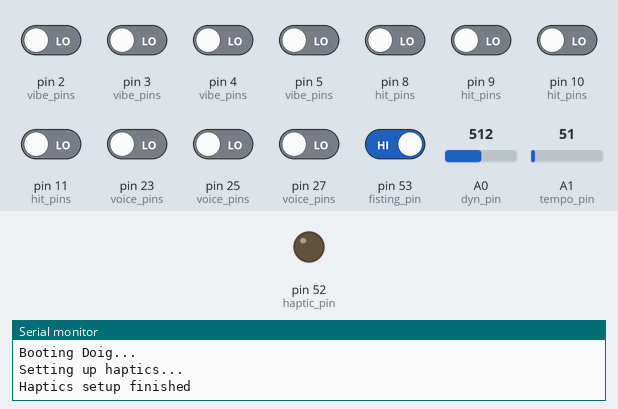
A sketch run on a simulated Arduino Mega 2560, built with avr-gcc and run on an emulated ATmega2560. On the bench: output pins drawn as LEDs (lit = HIGH), the last lines printed to the serial monitor. Dashed ring = blinking. The test bench sets the inputs (shaded band); at power-on: pin 53 (fisting_pin) HIGH, pin 2 (vibe_pins), pin 3 (vibe_pins), pin 4 (vibe_pins), pin 5 (vibe_pins), pin 8 (hit_pins), pin 9 (hit_pins), pin 10 (hit_pins), pin 11 (hit_pins), pin 23 (voice_pins), pin 25 (voice_pins), pin 27 (voice_pins) LOW, A0 (dyn_pin) = 512, A1 (tempo_pin) = 51.

Above: at 1.2 s.
1.3 s: pin 53 (fisting_pin) driven LOW
At 1.58 s:
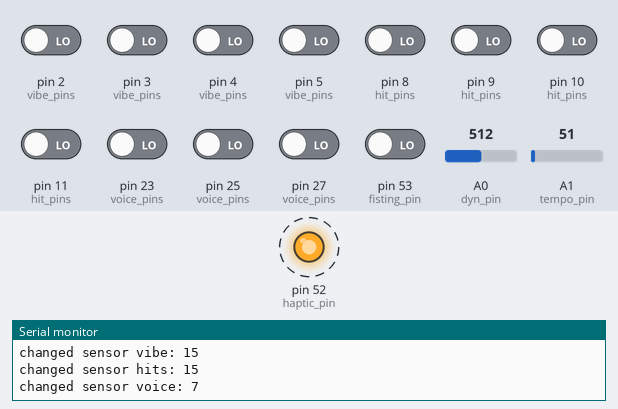
4.3 s: pin 23 (voice_pins) driven HIGH
At 5.7 s:
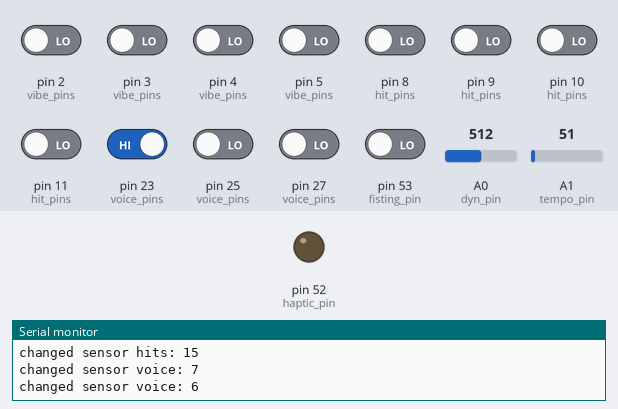
6.1 s: A0 (dyn_pin) set to 900
At 6.9 s:
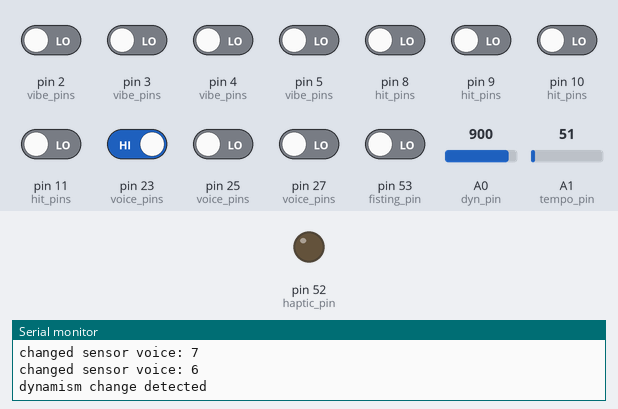
7.6 s: pin 2 (vibe_pins) driven HIGH
At 7.98 s:
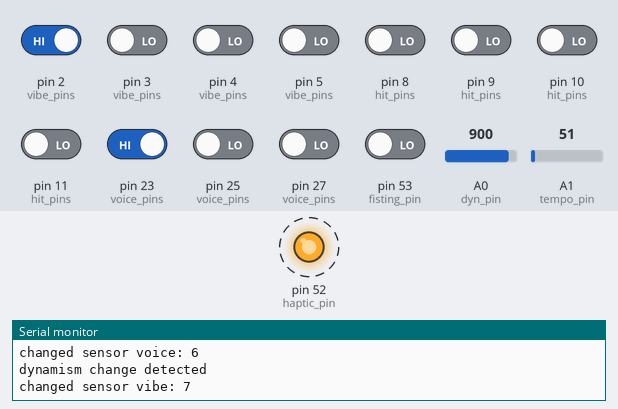
10.6 s: pin 2 (vibe_pins) driven LOW
At 13.9 s:
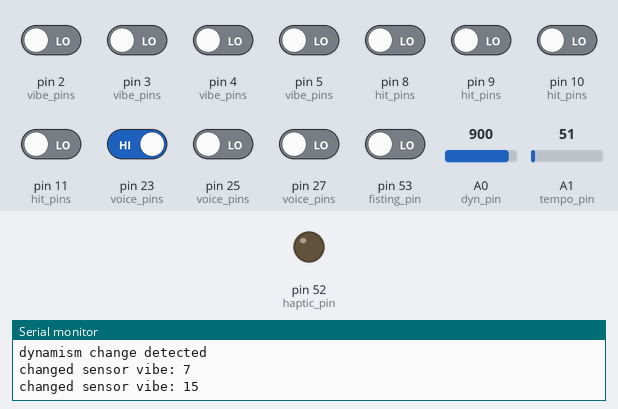
Timing chart, 0 to 15.4 s (numbered marks = the images above; inputs shaded):
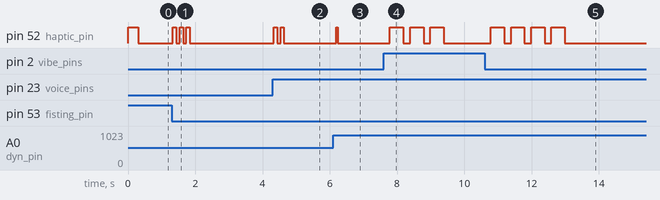

Measured:
- after the input at 1.3 s, pin 52 (haptic_pin): alternates HIGH for 0.10 s and LOW for 0.10 s, 6 changes in all, then stays LOW, starting at once
- after the input at 4.3 s, pin 52 (haptic_pin): alternates HIGH for 0.10 s and LOW for 0.10 s, 4 changes in all, then stays LOW, starting at once
- after the input at 6.1 s, pin 52 (haptic_pin): LOW → HIGH after 0.09 s, → LOW 0.05 s later
- after the input at 7.6 s, pin 52 (haptic_pin): alternates HIGH for 0.40 s and LOW for 0.20 s, 6 changes in all, then stays LOW, starting after 0.19 s
- after the input at 10.6 s, pin 52 (haptic_pin): alternates HIGH for 0.40 s and LOW for 0.20 s, 8 changes in all, then stays LOW, starting after 0.19 s

The sketch:

doig.ino
```cpp
#include "Util.h"

#define NUM_INPUTS 3

// inputs
int fisting = 0;
int fisting_new = 0;
int fisting_pin = 53;

int vibe_pins[4] = {5, 4, 3, 2};
int hit_pins[4] = {8, 9, 10, 11};
int voice_pins[3] = {23, 25, 27};

int photo_threshold = 900;
int dyn_pin = A0;
int dyn_count = 0;
int last_dyn_value = 0;
bool dyn_changed = false;
unsigned long dyn_start;

int tempo_pin = A1;
double tempo = 0;
int last_tempo_value = 0;
int tempo_diffs[4];
int tempo_index = -1;
bool tempo_changed = false;
unsigned long tempo_start;

int *inputs[NUM_INPUTS] = {vibe_pins, hit_pins, voice_pins};
int input_values[NUM_INPUTS] = {0, 0, 0};            // Will be a binary number calculated from the input pins
int input_pin_count[NUM_INPUTS] = {4, 4, 3};
int input_counts[NUM_INPUTS] = {0, 0, 0};
char input_names[5] = {'B', 'H', 'V', 'D', 'T'};
String friendly_input_names[5] = {"vibe", "hits", "voice", "dynamism", "tempo"};

unsigned long ping_clock;

void setup() {
  Serial.begin(9600);
  Serial1.begin(9600);
  Serial.println("Booting Doig...");

  for (int i = 0; i < NUM_INPUTS; i++) {
    int *input_pins = inputs[i];
    for (int j = 0; j < input_pin_count[i]; j++) {
      pinMode(input_pins[j], INPUT);
    }
  }

  setupHaptics();
  dyn_start = tempo_start = ping_clock = millis();

  randomSeed(analogRead(A15));
  transmit("G0");
}

void loop() {
  checkPing();
  checkInputs();
  doHaptics();
}

void transmit(String val) {
  Serial1.println(val);
  ping_clock = millis();
}

void checkPing() {
  // ping every 10 seconds, if we haven't sent another message
  if (millis() - ping_clock >= 60000) {
    transmit("G0");
  }
}

void checkInputs() {
  // Are we allowing programming?
  fisting_new = !digitalRead(fisting_pin);
  // Signal that we're reading to receive programming via a haptic signal
  if (fisting_new != fisting && fisting_new) {
    Serial.println("Accepting sensor input");
    fistingHaptic();
  }
  else if (fisting_new != fisting && !fisting_new) {
    if (dyn_changed) {
      Serial.print("dynamism set to ");
      Serial.println(dyn_count);
      dyn_changed = false;
      dyn_count = 0;
      sendToServer(3, dyn_count);
    }
    if (tempo_changed && tempo_index >= 4) {
      Serial.print("tempo set to ");
      Serial.println(tempo);
      tempo_changed = false;
      tempo_index = -1;
      sendTempoToServer(tempo);
    }
  }

  fisting = fisting_new;

  if (!fisting) {
    stopHaptics();
    return;
  }

  for (int i = 0; i < NUM_INPUTS; i++) {
    int *input_pins = inputs[i];
    int binary_value = 0;
    int count = 0;

    for (int j = 0; j < input_pin_count[i]; j++) {
      int reading = !digitalRead(input_pins[j]);
      /*Serial.print("Reading from pin ");
      Serial.print(pin);
      Serial.print(": ");
      Serial.println(reading);*/
      binary_value = binary_value | (reading << j);
      if (reading) {
        count++;
      }
    }

    input_values[i] = binary_value;
    // Value has changed since the last check
    if (count != input_counts[i]) {
      Serial.print("changed sensor ");
      Serial.print(friendly_input_names[i]);
      Serial.print(": ");
      Serial.println(binary_value);
      //Serial.println(input_counts[i]);
      inputHaptic(count, input_pin_count[i], i);
      input_counts[i] = count;
      sendToServer(i, binary_value);
    }
  }

  checkDyn();
  checkTempo();
}

void sendToServer(int which, int val) {
  char input_name = input_names[which];
  if (which == 0) {
    // formerly known as root_voice, now vibe
    if (val > 7) {
      input_name = 'F';
    }
    val = val & 7;
  }

  Serial1.write('D');
  Serial1.write(input_name);
  Serial1.write(val + 65); // val max is 15
  Serial1.write('\n');
  ping_clock = millis();
}

void checkDyn() {
  bool reading = analogRead(dyn_pin) >= photo_threshold;
  // if this is newly over the threshold, AND it's been at least 50ms since the last such reading
  if (reading != last_dyn_value && reading && millis() - dyn_start > 50) {
    Serial.println("dynamism change detected");
    dyn_changed = true; // Dynamism was changed
    dyn_count++;
    dyn_start = millis();
    inputHaptic(dyn_count, 4, 3);
  }

  last_dyn_value = reading;
}

void checkTempo() {
  bool reading = analogRead(tempo_pin) >= photo_threshold;
  long ms = millis();
  if (reading != last_tempo_value && reading && ms - tempo_start > 50) {
    Serial.println("beat detected");
    tempo_changed = true;

    // First time just set the start point and return
    if (tempo_index < 0) {
      tempo_start = ms;
      tempo_index++;
      return;
    }

    tempo_diffs[tempo_index % 4] = ms - tempo_start; // mod 4 in case there end up being more than five
    tempo_start = ms;

    if (tempo_index == 0) {
      inputHaptic(1, 4, 5);
    }
    else if (tempo_index == 3) {
      tempo = calculateTempo();
      pulse_lengths[6][0] = tempo * 0.75;
      pulse_lengths[6][1] = tempo * 0.25;
      inputHaptic(4, 4, 6);
    }

    tempo_index++;
  }

  last_tempo_value = reading;
}

double calculateTempo() {
  double tempo_sum = 0.0;
  for (int i = 0; i < 4; i++) {
    tempo_sum += tempo_diffs[i];
  }
  return tempo_sum / 4.0;
}

void sendTempoToServer(float tempo) {
  int tempo_int = round(tempo);
  Serial1.write('D');
  Serial1.write('T');
  Serial1.print(String(tempo_int));
  Serial1.write('\n');
  ping_clock = millis();
}
```

Util.h
```cpp
#ifndef Util_h
#define Util_h

int pulse_lengths[6][2] = {
  {200, 400},
  {400, 200},
  {100, 100},
  {150, 50},
  {500, 100},
  {0, 0}
};

#endif
```

haptics.ino
```cpp
#include "Util.h"

int haptic_pin = 52;

int pulse_clock = 0;
int pulse_count = 0;
int pulse_total = 8;
long ms;

int pulse_length[2] = {300, 300};
bool haptic_value = true;
bool continue_haptics = false;

void setupHaptics() {
  Serial.println("Setting up haptics...");
  pinMode(haptic_pin, OUTPUT);
  digitalWrite(haptic_pin, HIGH); // Because of how the transistor works, this turns the motor off
  ms = millis();
  Serial.println("Haptics setup finished");
}

// two fast,
void fistingHaptic() {
  haptic_value = false;
  pulse_length[0] = 150; // 150ms on, 150ms off
  pulse_length[1] = 50;
  pulse_count = 4; // on and then off, twice
  pulse_clock = 0; // start at the beginning
  continue_haptics = false;
}

void inputHaptic(int count, int total_pins, int pulse_length_index) {
  pulse_length[0] = pulse_lengths[pulse_length_index][0];//250; // TODO: different pulse lengths for each input, give a different "voice"
  pulse_length[1] = pulse_lengths[pulse_length_index][1];//400;
  pulse_count = count * 2; // multiply by two because of on and then off
  pulse_total = total_pins * 2;
  pulse_clock = 0;
  //continue_haptics = true;
}

void stopHaptics() {
  pulse_clock = pulse_total;
  continue_haptics = false;
}

void doHaptics() {
  if (millis() - ms >= pulse_length[haptic_value]) {
    //Serial.println(pulse_length[haptic_value]);
    if (pulse_clock < pulse_count) {
      haptic_value = !haptic_value;
      digitalWrite(haptic_pin, haptic_value);
    }
    else {
      digitalWrite(haptic_pin, LOW); // this turns it off
    }

    pulse_clock++;// = (pulse_clock + 1) % pulse_total;
    if (continue_haptics) {
      pulse_clock %= pulse_total;
    }
    ms = millis();
  }
}
```
